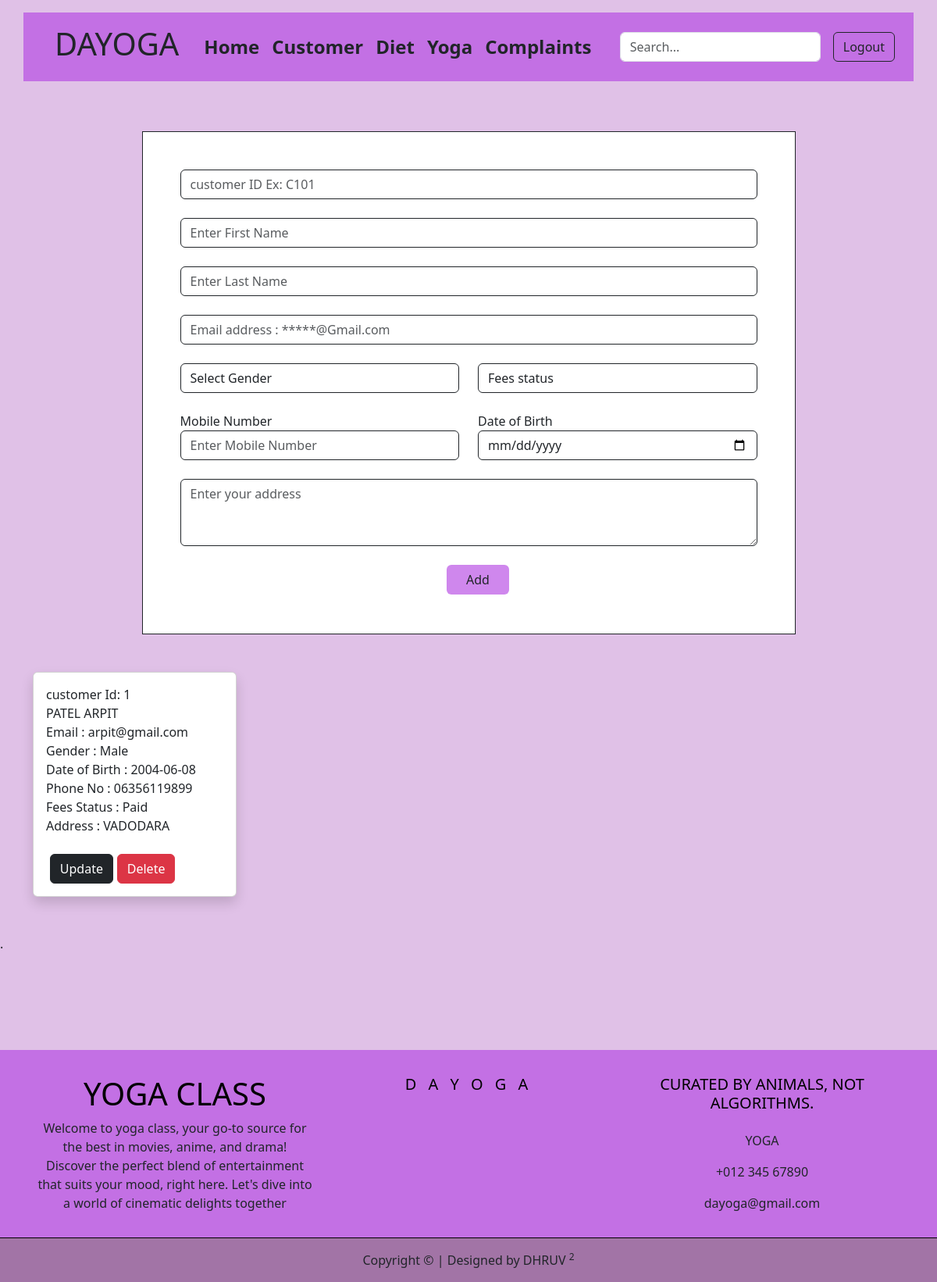
/owner/owner_add_users.php (signed in), run on the app's committed database.
### tables this page shows
CREATE TABLE `customer` (
  `id` int(10) NOT NULL,
  `customer_id` int(10) NOT NULL,
  `owner_id` int(10) NOT NULL,
  `customer_img` varchar(200) NOT NULL,
  `fname` varchar(20) NOT NULL,
  `lname` varchar(20) NOT NULL,
  `gender` varchar(10) NOT NULL,
  `email` varchar(100) NOT NULL,
  `password` varchar(50) NOT NULL,
  `phone_no` varchar(50) NOT NULL,
  `dob` date NOT NULL,
  `address` varchar(100) NOT NULL,
  `fees` varchar(10) NOT NULL
);

### owner/owner_add_users.php (the view, shortened to what this page needs)
<?php
include '../connection.php';
?>
<!DOCTYPE html>
<html lang="en">
<head>
    <link rel="stylesheet" href="../css/bootstrap.css">
</head>
<body style=" background-color: rgb(224 193 231);">
    <?php include 'navbar.php'; ?>
    <div class="container d-flex justify-content-center">
    <form class="form border border-dark p-5 mt-5 bg-white   w-75" action="#" method="post">
        <div class="col">
            <input type="text" name="id" class="form-control border-dark" required placeholder="customer ID Ex: C101">
        </div><br>
        <div class="col">
            <input type="text" name="fname" class="form-control border-dark" required placeholder="Enter First Name">
        </div>
        <br>
        <div class="col">
            <input type="text" name="lname" class="form-control border-dark" required placeholder="Enter Last Name">
        </div>
        <br>
        <div class="form-group">
            <input type="email" class="form-control border-dark" name="email" required aria-describedby="emailHelp"
                placeholder="Email address : *****@Gmail.com">
        </div>
        <br>
        <div class="form-group row">
            <div class="col">
                <select id="class" name="op1" required class="form-control border-dark">
                    <option selected>Select Gender</option>
                </select>
            </div>
            <div class="col">
                <select id="class" name="op3" required class="form-control border-dark">
                    <option selected>Fees status</option>
                </select>
            </div>
        </div>
        <br>
        <div class="form-group row">
            <div class="col">
                <label for="mobile">Mobile Number</label>
                <input type="text" class="form-control border-dark" name="mobile" required placeholder="Enter Mobile Number">
            </div>
            <div class="col">
                <label for="dob">Date of Birth</label>
                <input type="date" class="form-control border-dark" name="dob" required placeholder="date of birth">
            </div>
        </div>
        <br>
        <div class="form-group">
            <textarea class="form-control border-dark" name="address" placeholder="Enter your address"
                id="exampleFormControlTextarea1" required rows="3"></textarea>
        </div>
        <br>
        <div class="form-check" style="align-items: center; text-align: center;">
            <button type="submit" class="px-4 btn" name="submit"
                style="background-color: rgb(179 65 226 / 63%);">Add</button>
        </div>
    </form>
    </div>
    <div class="container">
        <div class="row row-gap-4">
            <?php
            $qry = "select * from customer";
            $res = mysqli_query($conn, $qry) or die('Not found');
            if (mysqli_num_rows($res) > 0) {
                while ($r = mysqli_fetch_assoc($res)) {
                    ?>
                    <div class="col-3 my-5">
                        <div class="card shadow h-100">
                            <div class="card-body">
                                <div class="id">customer Id:
                                    <?php echo $r['customer_id']; ?>
                                </div>
                                <div class="name">
                                    <?php echo $r['fname'] . " " . $r['lname']; ?>
                                </div>
                                <div class="email">Email :
                                    <?php echo $r['email']; ?>
                                </div>
                                Gender :
                                <?php echo $r['gender']; ?><br>
                                Date of Birth :
                                <?php echo $r['dob']; ?><br>
                                Phone No :
                                <?php echo $r['phone_no']; ?><br>
                                Fees Status :
                                <?php echo $r['fees']; ?><br>
                                Address :
                                <?php echo $r['address']; ?><br><br>
                                <div class="d-flex justify-content-evenly w-75">
                                    <a href="update_customer.php?customer_id=<?= $r['customer_id']; ?>"
                                        class="btn btn-purple">Update</a>
                                    <a href="owner_add_users.php?delete=<?= $r['id']; ?>&customer_id=<?= $r['customer_id'] ?>"
                                        class="btn btn-danger"
                                        onclick="return confirm('delete this customer details?');">Delete</a>
                                </div>
                            </div>
                        </div>
                    </div>
                <?php } ?>
                <?php
            } else {
                echo "No data found";
            }
            ?>
        </div>
    </div>
    <?php include 'footer.php'; ?>
</body>
</html>

### data on the page
customer: customer "1", fname "PATEL", lname "ARPIT", email "arpit@gmail.com", gender "Male", dob "2004-06-08", phone_no "06356119899", fees "Paid", address "VADODARA"
